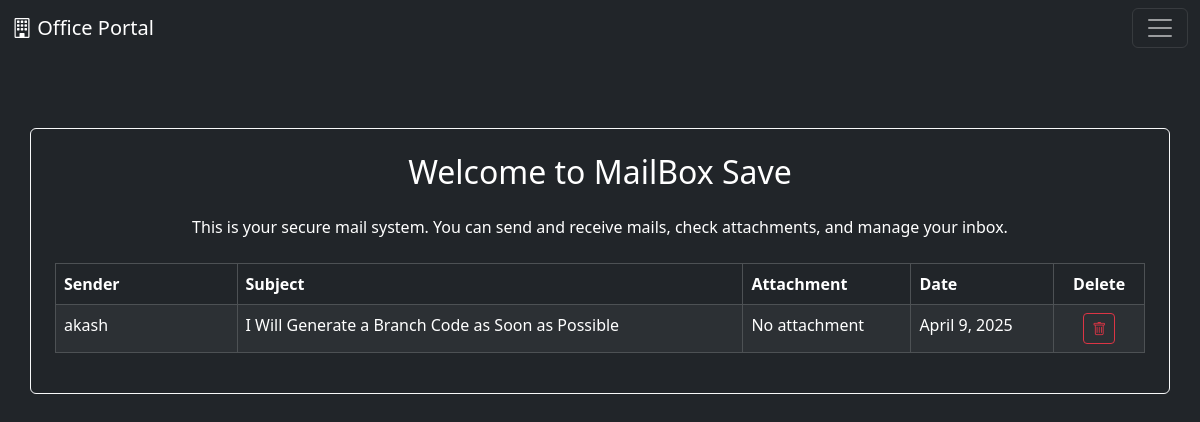
Page /save-mail/ (signed in) on the committed database.
### home/models.py (models this page shows, shortened)
class SaveDatasM(models.Model):
    names = models.ForeignKey(User, on_delete=models.CASCADE)
    savemail_data = models.CharField(max_length=100)
    user_name = models.CharField(max_length=500)
    subject = models.CharField(max_length=1000)
    text = models.CharField(max_length=5000)
    files = models.FileField(upload_to='pdf/', blank=True, null=True)
    text_time = models.DateField(default=timezone.now)

### home/views.py (the view)
# urls.py: path('save-mail/', views.saveMailPageFunction, name='SaveMail'),
def saveMailPageFunction(request):
    mails = SaveDatasM.objects.filter(names = request.user.id)
    context = {
        'mails' : mails,
        'Check' : '3',
    }
    return render(request, 'saveMail.html', context)

### home/navbar.py (called while the page is built)
def NavbarFunction(request):
    if request.user.is_authenticated:
        User_Profile = Profile.objects.get(name = request.user.id)
        return {
            "Category" : User_Profile.user_category,
        }
    return {
        "Category" : "Employee",
    }

### templates/saveMail.html (shortened to what this page needs)
{% extends 'base.html' %}
{% block body %}
<div class="container mt-5 border border-light rounded p-4 bg-dark text-white" style="position: relative; top: 10vh;">
    <h2 class="text-center mb-4">Welcome to MailBox Save</h2>
    <p class="text-center text-white">This is your secure mail system. You can send and receive mails, check attachments, and manage your inbox.</p>
    <table class="table table-bordered table-striped table-dark mt-4">
        <thead>
            <tr>
                <th class="col-2">Sender</th>
                <th>Subject</th>
                <th>Attachment</th>
                <th>Date</th>
                <th class="col-1 text-center">Delete</th>
            </tr>
        </thead>
        <tbody>
            {% if mails %}
                {% for mail in mails %}
                    <tr>
                        <td>{{ mail.user_name|truncatechars:20 }}</td>
                        <td><a class="a-none" href="{% url 'MailOpen' mail.savemail_data Check %}">{{ mail.subject|truncatechars:60 }}</a></td>
                        <td>
                            {% if mail.files %}
                                <a href="/media/{{ mail.files }}" target="_blank" class="text-warning text-decoration-none">Download PDF</a>
                            {% else %}
                                No attachment
                            {% endif %}
                        </td>
                        <td>{{ mail.text_time }}</td>
                        <td class="text-center">
                            <a href="{% url 'DeleteMessage' mail.savemail_data 2 %}" class="btn btn-sm btn-outline-danger" title="Delete">
                                <i class="bi bi-trash"></i>
                            </a>
                        </td>
                    </tr>
                {% endfor %}
            {% else %}
                <tr>
                    <td colspan="5" class="text-center text-warning">No mails available yet. Start by sending a new mail!</td>
                </tr>
            {% endif %}
        </tbody>
    </table>
</div>
{% endblock %}

### templates/saveMail.html (style rules this page uses)
.a-none { color: white; text-decoration: none; }

### rows in the picture
SaveDatasM: user_name "akash", subject "I Will Generate a Branch Code as Soon as Possible", files "No attachment", text_time "April 9, 2025"
